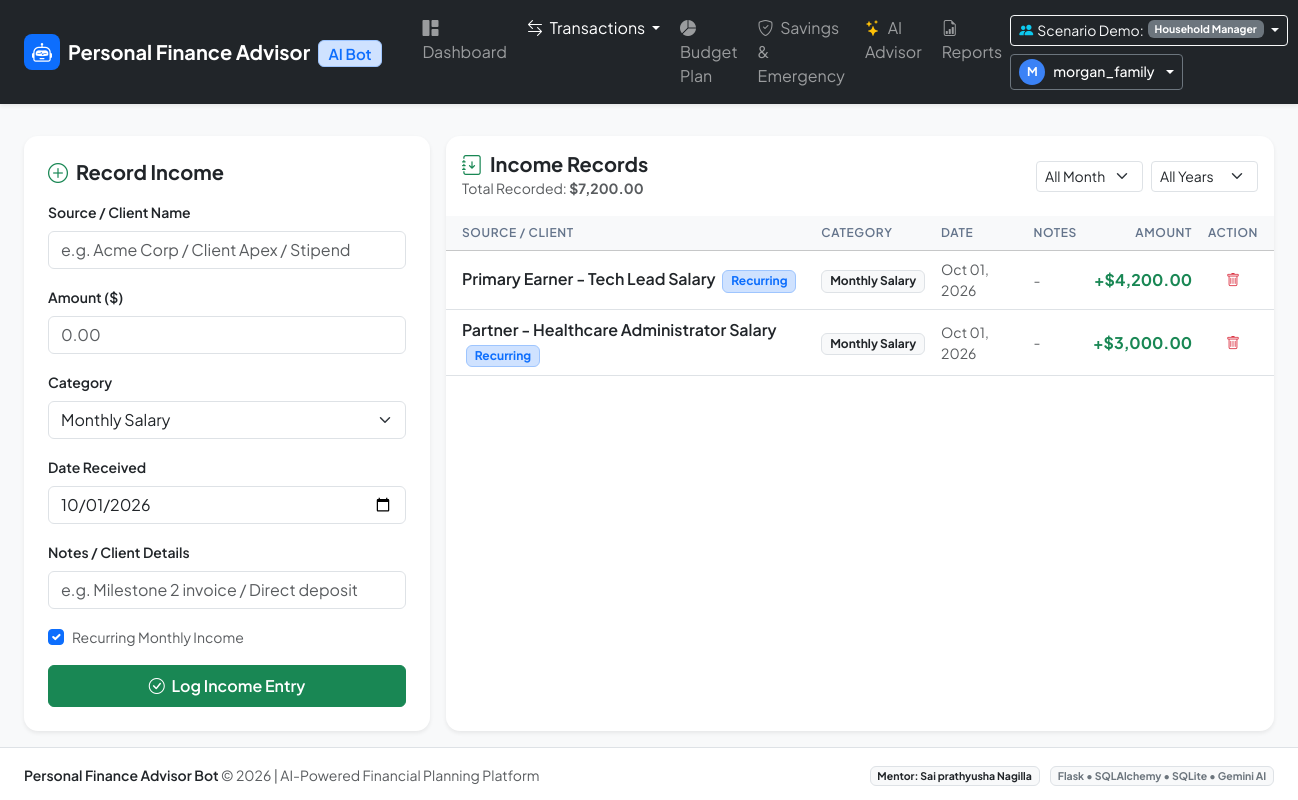
Screenshot of /transactions/income (signed in) with the database file from the repository.
### app/models.py (models this page shows, shortened)
class User(UserMixin, db.Model):
    __tablename__ = 'users'
    id = db.Column(db.Integer, primary_key=True)
    username = db.Column(db.String(64), unique=True, nullable=False, index=True)
    email = db.Column(db.String(120), unique=True, nullable=False, index=True)
    password_hash = db.Column(db.String(256), nullable=False)
    persona = db.Column(db.String(32), default='salaried', nullable=False)  # salaried, student, freelancer, household
    monthly_income = db.Column(db.Float, default=0.0)
    currency = db.Column(db.String(8), default='$')
    gemini_api_key = db.Column(db.String(256), nullable=True)
    created_at = db.Column(db.DateTime, default=utc_now)
    incomes = db.relationship('Income', backref='user', lazy=True, cascade='all, delete-orphan')
    expenses = db.relationship('Expense', backref='user', lazy=True, cascade='all, delete-orphan')
    budgets = db.relationship('Budget', backref='user', lazy=True, cascade='all, delete-orphan')
    goals = db.relationship('SavingsGoal', backref='user', lazy=True, cascade='all, delete-orphan')
    chat_messages = db.relationship('ChatMessage', backref='user', lazy=True, cascade='all, delete-orphan')
    reports = db.relationship('FinancialReport', backref='user', lazy=True, cascade='all, delete-orphan')

class Income(db.Model):
    __tablename__ = 'incomes'
    id = db.Column(db.Integer, primary_key=True)
    user_id = db.Column(db.Integer, db.ForeignKey('users.id'), nullable=False, index=True)
    source = db.Column(db.String(128), nullable=False)
    amount = db.Column(db.Float, nullable=False)
    category = db.Column(db.String(64), default='Monthly Salary')
    date = db.Column(db.Date, nullable=False, default=date.today, index=True)
    is_recurring = db.Column(db.Boolean, default=True)
    notes = db.Column(db.String(256), nullable=True)
    created_at = db.Column(db.DateTime, default=utc_now)

### app/routes/transactions.py (the view, shortened to what this page needs)
@transactions_bp.route('/income', methods=['GET', 'POST'])
@login_required
def income():
    selected_month = request.args.get('month', type=int)
    selected_year = request.args.get('year', type=int)
    query = Income.query.filter_by(user_id=current_user.id)
    if selected_year:
        query = query.filter(db.extract('year', Income.date) == selected_year)
    if selected_month:
        query = query.filter(db.extract('month', Income.date) == selected_month)
    incomes_list = query.order_by(Income.date.desc()).all()
    total_income = sum(i.amount for i in incomes_list)
    return render_template(
        'transactions/income.html',
        incomes=incomes_list,
        total_income=total_income,
        selected_month=selected_month,
        selected_year=selected_year
    )

### app/__init__.py (called while the page is built)
@login_manager.user_loader
def load_user(user_id):
    return db.session.get(User, int(user_id))

### app/templates/transactions/income.html (shortened to what this page needs)
{% extends "base.html" %}
{% block content %}
<div class="row g-3">
    <div class="col-lg-4">
        <div class="card p-4 border-0 bg-white shadow-sm">
            <h5 class="fw-bold mb-3 text-dark"><i class="bi bi-plus-circle text-success me-2"></i>Record Income</h5>
            <form method="POST" action="{{ url_for('transactions.income') }}">
                <div class="mb-3">
                    <label class="form-label fw-semibold small">Source / Client Name</label>
                    <input type="text" name="source" class="form-control" placeholder="e.g. Acme Corp / Client Apex / Stipend" required>
                </div>
                <div class="mb-3">
                    <label class="form-label fw-semibold small">Amount ({{ current_user.currency }})</label>
                    <input type="number" step="0.01" name="amount" class="form-control" placeholder="0.00" required>
                </div>
                <div class="mb-3">
                    <label class="form-label fw-semibold small">Category</label>
                    <select name="category" class="form-select" required>
                        {% for cat in income_categories %}
                        <option value="{{ cat }}">{{ cat }}</option>
                        {% endfor %}
                    </select>
                </div>
                <div class="mb-3">
                    <label class="form-label fw-semibold small">Date Received</label>
                    <input type="date" name="date" class="form-control" value="{{ current_year }}-{{ '%02d' % current_month }}-01">
                </div>
                <div class="mb-3">
                    <label class="form-label fw-semibold small">Notes / Client Details</label>
                    <input type="text" name="notes" class="form-control" placeholder="e.g. Milestone 2 invoice / Direct deposit">
                </div>
                <div class="mb-3 form-check">
                    <input type="checkbox" name="is_recurring" class="form-check-input" id="isRecurring" checked>
                    <label class="form-check-label small text-muted" for="isRecurring">Recurring Monthly Income</label>
                </div>
                <button type="submit" class="btn btn-success w-100 py-2 fw-semibold">
                    <i class="bi bi-check-circle me-1"></i> Log Income Entry
                </button>
            </form>
        </div>
    </div>
    <div class="col-lg-8">
        <div class="card border-0 bg-white shadow-sm h-100">
            <div class="card-header bg-transparent border-0 d-flex flex-wrap justify-content-between align-items-center gap-2 pt-3 px-3">
                <div>
                    <h5 class="fw-bold mb-0 text-dark"><i class="bi bi-journal-arrow-down text-success me-2"></i>Income Records</h5>
                    <span class="text-muted small">Total Recorded: <strong>{{ current_user.currency }}{{ '{:,.2f}'.format(total_income) }}</strong></span>
                </div>
                <form method="GET" class="d-flex gap-2 align-items-center">
                    <select name="month" class="form-select form-select-sm" onchange="this.form.submit()">
                        <option value="">All Months</option>
                    </select>
                    <select name="year" class="form-select form-select-sm" onchange="this.form.submit()">
                        <option value="">All Years</option>
                    </select>
                </form>
            </div>
            <div class="card-body p-0 mt-2">
                <div class="table-responsive">
                    <table class="table table-hover align-middle mb-0">
                        <thead class="table-light">
                            <tr>
                                <th class="ps-3">Source / Client</th>
                                <th>Category</th>
                                <th>Date</th>
                                <th>Notes</th>
                                <th class="text-end">Amount</th>
                                <th class="text-center pe-3">Action</th>
                            </tr>
                        </thead>
                        <tbody>
                            {% for inc in incomes %}
                            <tr>
                                <td class="ps-3 fw-semibold text-dark">
                                    {{ inc.source }}
                                    {% if inc.is_recurring %}
                                    <span class="badge bg-primary-subtle text-primary border border-primary-subtle fs-8 ms-1">Recurring</span>
                                    {% endif %}
                                </td>
                                <td><span class="badge bg-light text-dark border">{{ inc.category }}</span></td>
                                <td class="small text-muted">{{ inc.date.strftime('%b %d, %Y') }}</td>
                                <td class="small text-muted text-truncate" style="max-width: 150px;">{{ inc.notes or '-' }}</td>
                                <td class="text-end fw-bold text-success">+{{ current_user.currency }}{{ '{:,.2f}'.format(inc.amount) }}</td>
                                <td class="text-center pe-3">
                                    <form method="POST" action="{{ url_for('transactions.delete_income', id=inc.id) }}" onsubmit="return confirm('Remove this income entry?');">
                                        <button type="submit" class="btn btn-sm btn-outline-danger border-0">
                                            <i class="bi bi-trash"></i>
                                        </button>
                                    </form>
                                </td>
                            </tr>
                            {% endfor %}
                        </tbody>
                    </table>
                </div>
            </div>
        </div>
    </div>
</div>
{% endblock %}

### app/templates/base.html (shortened to what this page needs)
<!DOCTYPE html>
<html lang="en">
<head>
    <link href="https://cdn.jsdelivr.net/npm/bootstrap@5.3.3/dist/css/bootstrap.min.css" rel="stylesheet">
    <link rel="stylesheet" href="https://cdn.jsdelivr.net/npm/bootstrap-icons@1.11.3/font/bootstrap-icons.min.css">
    <link rel="stylesheet" href="{{ url_for('static', filename='css/style.css') }}">
</head>
<body class="bg-light">
    <nav class="navbar navbar-expand-lg navbar-dark bg-dark sticky-top shadow-sm py-2">
        <div class="container-fluid px-lg-4">
            <a class="navbar-brand d-flex align-items-center gap-2 fw-bold text-white" href="{{ url_for('dashboard.index') if current_user.is_authenticated else url_for('auth.login') }}">
                <div class="brand-icon bg-primary text-white rounded-3 d-flex align-items-center justify-content-center">
                    <i class="bi bi-robot fs-5"></i>
                </div>
                <span>Personal Finance Advisor <span class="badge bg-primary-subtle text-primary border border-primary-subtle ms-1 fw-semibold fs-7">AI Bot</span></span>
            </a>
            <div class="collapse navbar-collapse" id="navbarContent">
                {% if current_user.is_authenticated %}
                <ul class="navbar-nav me-auto mb-2 mb-lg-0 ms-lg-3 gap-lg-1">
                    <li class="nav-item">
                        <a class="nav-link {% if request.endpoint == 'dashboard.index' %}active{% endif %}" href="{{ url_for('dashboard.index') }}">
                            <i class="bi bi-grid-1x2-fill me-1"></i> Dashboard
                        </a>
                    </li>
                    <li class="nav-item dropdown">
                        <a class="nav-link dropdown-toggle {% if 'transactions' in request.endpoint %}active{% endif %}" href="#" role="button" data-bs-toggle="dropdown">
                            <i class="bi bi-arrow-left-right me-1"></i> Transactions
                        </a>
                    </li>
                    <li class="nav-item">
                        <a class="nav-link {% if 'budget' in request.endpoint %}active{% endif %}" href="{{ url_for('budget.index') }}">
                            <i class="bi bi-pie-chart-fill me-1"></i> Budget Plan
                        </a>
                    </li>
                    <li class="nav-item">
                        <a class="nav-link {% if 'goals' in request.endpoint %}active{% endif %}" href="{{ url_for('goals.index') }}">
                            <i class="bi bi-shield-check me-1"></i> Savings & Emergency
                        </a>
                    </li>
                    <li class="nav-item">
                        <a class="nav-link {% if 'advisor' in request.endpoint %}active{% endif %}" href="{{ url_for('advisor.index') }}">
                            <i class="bi bi-stars text-warning me-1"></i> AI Advisor
                        </a>
                    </li>
                    <li class="nav-item">
                        <a class="nav-link {% if 'reports' in request.endpoint %}active{% endif %}" href="{{ url_for('reports.index') }}">
                            <i class="bi bi-file-earmark-bar-graph me-1"></i> Reports
                        </a>
                    </li>
                </ul>
                <div class="d-flex align-items-center gap-2 flex-wrap">
                    <div class="dropdown">
                        <button class="btn btn-sm btn-outline-light dropdown-toggle d-flex align-items-center gap-1" type="button" data-bs-toggle="dropdown">
                            <i class="bi bi-people-fill text-info"></i>
                            <span class="d-none d-md-inline">Scenario Demo:</span>
                            <span class="badge bg-secondary">{{ personas_config.get(current_user.persona, {}).get('label', current_user.persona) }}</span>
                        </button>
                    </div>
                    <div class="dropdown">
                        <button class="btn btn-sm btn-dark border border-secondary text-white dropdown-toggle d-flex align-items-center gap-2" type="button" data-bs-toggle="dropdown">
                            <div class="avatar-circle">{{ current_user.username[0].upper() }}</div>
                            <span class="fw-medium">{{ current_user.username }}</span>
                        </button>
                    </div>
                </div>
                {% else %}
                <div class="navbar-nav ms-auto gap-2">
                    <a class="btn btn-sm btn-outline-light" href="{{ url_for('auth.login') }}">Log In</a>
                    <a class="btn btn-sm btn-primary" href="{{ url_for('auth.register') }}">Create Account</a>
                </div>
                {% endif %}
            </div>
        </div>
    </nav>
    <main class="container-fluid px-lg-4 py-3 flex-grow-1">
        {% block content %}{% endblock %}
    </main>
    <footer class="footer mt-auto py-3 bg-white border-top">
        <div class="container-fluid px-lg-4 d-flex flex-wrap justify-content-between align-items-center small text-muted">
            <div>
                <span class="fw-semibold text-dark">Personal Finance Advisor Bot</span> &copy; {{ current_year }} | AI-Powered Financial Planning Platform
            </div>
            <div>
                <span class="badge bg-light text-dark border me-2">Mentor: {{ mentor_name }}</span>
                <span class="badge bg-light text-secondary border">Flask &bull; SQLAlchemy &bull; SQLite &bull; Gemini AI</span>
            </div>
        </div>
    </footer>
</body>
</html>

### app/static/css/style.css (style rules this page uses)
:root { --primary-color: #2563eb; --primary-hover: #1d4ed8; --secondary-color: #475569; --success-color: #10b981; --danger-color: #ef4444; --warning-color: #f59e0b; --info-color: #06b6d4; --surface-bg: #ffffff; --body-bg: #f8fafc; --border-color: #e2e8f0; --text-primary: #0f172a; --text-secondary: #64748b; --card-shadow: 0 4px 6px -1px rgba(0, 0, 0, 0.05), 0 2px 4px -2px rgba(0, 0, 0, 0.05); --card-shadow-hover: 0 10px 15px -3px rgba(0, 0, 0, 0.08), 0 4px 6px -4px rgba(0, 0, 0, 0.04); }
body { font-family: 'Plus Jakarta Sans', -apple-system, BlinkMacSystemFont, 'Segoe UI', Roboto, sans-serif; background-color: var(--body-bg); color: var(--text-primary); min-height: 100vh; display: flex; flex-direction: column; }
.brand-icon { width: 36px; height: 36px; }
.avatar-circle { width: 26px; height: 26px; background-color: #3b82f6; color: white; border-radius: 50%; display: flex; align-items: center; justify-content: center; font-size: 0.75rem; font-weight: 700; }
.card { border: 1px solid var(--border-color); border-radius: 14px; background-color: var(--surface-bg); box-shadow: var(--card-shadow); transition: transform 0.2s ease, box-shadow 0.2s ease; }
.table th { font-weight: 600; text-transform: uppercase; font-size: 0.75rem; letter-spacing: 0.05em; color: #64748b; border-bottom-width: 1px; }

### rows the page displays
User: get "Household Manager", username "M", username "morgan_family", currency "$"
Income: source "Primary Earner - Tech Lead Salary", is_recurring "Recurring", category "Monthly Salary", date "Oct 01, 2026", notes "-", amount "4,200.00"
Income: source "Partner - Healthcare Administrator Salary", is_recurring "Recurring", category "Monthly Salary", date "Oct 01, 2026", notes "-", amount "3,000.00"

### other values shown
{{ '{:,.2f}'.format(total_income) }} "7,200.00"
{{ mentor_name }} "Sai prathyusha Nagilla"
form field category "Monthly Salary"
